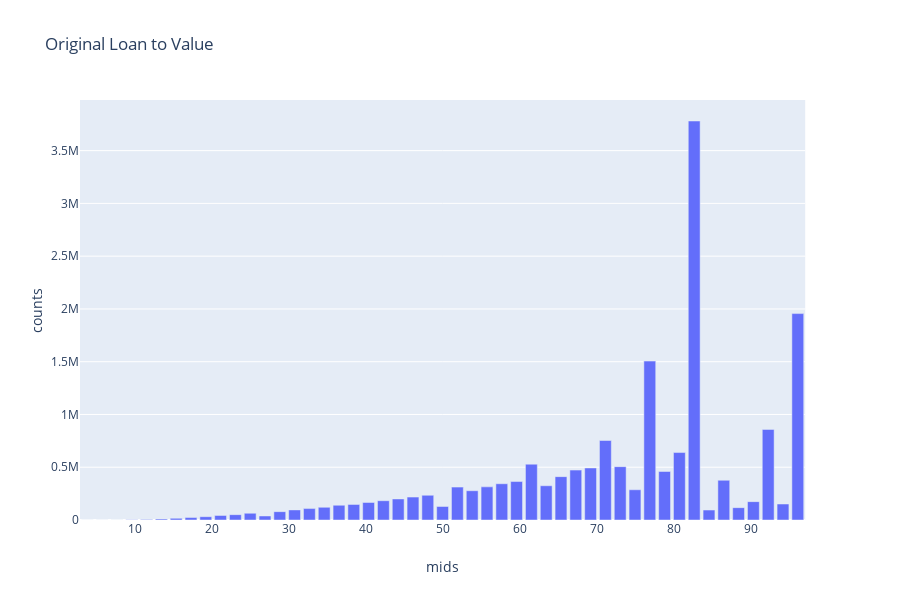

Here is the notebook cell this chart was saved with:
### Code cell
plt.figure(figsize=(8,6))
OLTV = h2o.as_list(
    acquisition["OLTV"]
    .hist(
        breaks = 50,
        plot=False
    )
)

px.bar(OLTV, x="mids", y = "counts", title="Original Loan to Value")

### Figure 1 — Plotly figure (JSON) as saved in the notebook; plotly's stock layout.template omitted (floating-point values rounded to 4 significant figures)
{"data": [{"alignmentgroup": "True", "hoverlabel": {"namelength": 0}, "hovertemplate": "mids=%{x}<br>counts=%{y}", "legendgroup": "", "marker": {"color": "#636efa"}, "name": "", "offsetgroup": "", "orientation": "v", "showlegend": false, "textposition": "auto", "type": "bar", "x": [null, 3.88, 5.8, 7.72, 9.64, 11.56, 13.48, 15.4, 17.32, 19.24, 21.16, 23.08, 25, 26.92, 28.84, 30.76, 32.68, 34.6, 36.52, 38.44, 40.36, 42.28, 44.2, 46.12, 48.04, 49.96, 51.88, 53.8, 55.72, 57.64, 59.56, 61.48, 63.4, 65.32, 67.24, 69.16, 71.08, 73, 74.92, 76.84, 78.76, 80.68, 82.6, 84.52, 86.44, 88.36, 90.28, 92.2, 94.12, 96.04], "xaxis": "x", "y": [null, 18, 167, 929, 2577, 5545, 9790, 15723, 23310, 31312, 43111, 50587, 63861, 38125, 79078, 95665, 108269, 120333, 139804, 147718, 166125, 182751, 199587, 217204, 234240, 128158, 311665, 277387, 313889, 343584, 364414, 528937, 324519, 410870, 473022, 493169, 753324, 505389, 286322, 1505897, 459486, 639034, 3780838, 94244, 376459, 117023, 174117, 858294, 151559, 1955896], "yaxis": "y"}], "layout": {"barmode": "relative", "height": 600, "legend": {"tracegroupgap": 0}, "title": {"text": "Original Loan to Value"}, "xaxis": {"anchor": "y", "domain": [0, 0.98], "title": {"text": "mids"}}, "yaxis": {"anchor": "x", "domain": [0, 1], "title": {"text": "counts"}}}}
